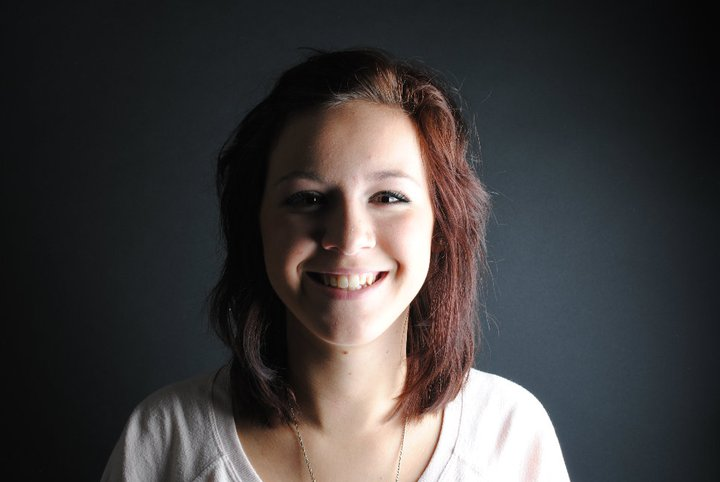
#> input picture Assignment 1 - Content Aware Photo Enhancement/image.jpg, 720 x 482 px
$ python Enhance.py image.jpg   (Python 2 division)
#> lines starting #> are read from the running program, lines starting #| are printed output that depends on the picture; after the words box and inside, x2 and y2 are one past the last pixel; in counts of white or black regions, pixels touching at a corner belong together
import sys
import argparse
import cv2 as cv
import numpy as np

from scipy.signal import argrelextrema

# global variables
gMinThold = 15
gMaxThold = 250


def GetParser():
    Parser = argparse.ArgumentParser()
    Parser.add_argument('path', help='Image path')
    return Parser


def detectSkin(image):
    '''
    From pyimagesearch
    '''
    # skin hsv pixel limits
    lower = np.array([0, 48, 80], dtype="uint8")
    upper = np.array([20, 255, 255], dtype="uint8")

    # convert rgb to hsv - hue, saturation, value
    converted = cv.cvtColor(image, cv.COLOR_BGR2HSV)
    skin_mask = cv.inRange(converted, lower, upper)

    # use elliptical kernel for erosions/dilations
    kernel = cv.getStructuringElement(cv.MORPH_ELLIPSE, (11, 11))
    skin_mask = cv.erode(skin_mask, kernel, iterations=2)
    skin_mask = cv.dilate(skin_mask, kernel, iterations=2)

    # blur and remove noise
    skin_mask = cv.GaussianBlur(skin_mask, (3, 3), 0)
    return skin_mask


def detectFaces(image):
    face_cascade = cv.CascadeClassifier('haarcascade_frontalface_default.xml')
    faces = face_cascade.detectMultiScale(image, 1.3, 5)
    return faces


def Filter(image):
    base = cv.edgePreservingFilter(image, flags=1)
    detail = image - base
    return base, detail


def BiModal(histogram, select_basis='intensity', ptage_Thold=0.05, nbd=5):
    maximae = argrelextrema(histogram, np.greater, order=10)[0]
    minimae = argrelextrema(histogram, np.less, order=10)[0]
    total_px = histogram.sum()
    b, d, m = None, None, None
    if len(maximae) > 1 and len(minimae) > 0:  # bimodal or more
        if select_basis == 'intensity':
            # take darkest maximae
            for maxima in maximae:
                if histogram[maxima - 5: maxima +
                             5].sum() > ptage_Thold * total_px:
                    d = maxima
                    break
            # take lightest maxima
            reversed_maximae = maximae[::-1]
            for maxima in reversed_maximae:
                if histogram[maxima - 5: maxima +
                             5].sum() > ptage_Thold * total_px:
                    b = maxima
                    break
            # sanity check - b != d
            if b == d:
                return None
            # get minima
            minval = gMaxThold
            for minima in minimae:
                if d < minima and histogram[minima] < 0.8 * \
                        histogram[d] and b > minima and histogram[minima] < 0.8 * histogram[b]:
                    if histogram[minima] < minval:
                        m, minval = minima, histogram[minima]

    if b and d and m:
        return ((b - d) * 1.0) / (m - d), m
    else:
        return None


def SidelightCorrect(x, y, w, h, skin_c, Iout, smooth_ksize=30, smooth_sigma=10):
    '''
    Correct Sidelit faces
    '''
    hist = cv.calcHist(
        skin_c, [2], None, [gMaxThold], [
            gMinThold, gMaxThold]).T.ravel()
    hist = np.correlate(
        hist,
        cv.getGaussianKernel(smooth_ksize, smooth_sigma).ravel(),
        'same')
    f, m = BiModal(hist)
    # mask for skin pixels < thold
    mask = (gMinThold < skin_c[:, :, 2]) & (skin_c[:, :, 2] < m)
    return np.uint8(Iout[y:y + h, x:x + h][mask] * f), mask


def faceEnhance(image):
    '''
    Implement side-lit correction and underexposure
    '''
    # get face, skin and base & details
    faces = detectFaces(image)
    skin_mask = detectSkin(image)
    base, detail = Filter(image)
    cv.imshow('tets', base + detail)
    Iout = cv.cvtColor(base, cv.COLOR_BGR2HSV)
    # cv.imshow('base', base); cv.imshow('detail', detail)

    for face in faces:
        # get the actual face
        x, y, w, h = face
        face_area = image[y:y + h, x:x + w]

        # skin part of the face
        skin = cv.bitwise_and(face_area, face_area,
                              mask=skin_mask[y:y + h, x:x + w])
        # cv.imshow('skin', skin)
        skin_c = cv.cvtColor(skin, cv.COLOR_BGR2HSV)

        # side-lit face
        try:
            value, mask = SidelightCorrect(x, y, w, h, skin_c, Iout)
            Iout[y:y + h, x:x + h][mask] = value
        except:
            print 'Not Sidelit'

        cv.imshow('sidelit', cv.cvtColor(Iout, cv.COLOR_HSV2BGR) + detail)
        cv.waitKey(0)


def skinFace(image, skin_mask):
    '''
    Get skin for faces
    '''
    face_cascade = cv.CascadeClassifier('haarcascade_frontalface_default.xml')
    faces = face_cascade.detectMultiScale(image, 1.3, 5)
    for face in faces:
        x, y, w, h = face
        sub_image = image[y:y + h, x:x + w]
        image[y:y + h,
              x:x + w] = cv.bitwise_and(sub_image,
                                        sub_image,
                                        mask=skin_mask[y:y + h,
                                                       x:x + w])
    return image


def Run(**kwargs):
    # read input
    image = cv.imread(kwargs['path'])
#> image is the input picture: shape (482, 720, 3); mean B, G, R 61.6, 61.5, 64.4

    # process image(s)
    enhanced_image = faceEnhance(image)
#> in detectFaces, `faces = face_cascade.detectMultiScale(image, 1.3, 5)`: faces = [[238, 109, 234, 234]]
#> in detectSkin, `converted = cv.cvtColor(image, cv.COLOR_BGR2HSV)`: converted: shape (482, 720, 3); mean H, S, V 73.3, 50.1, 69.9
#> in detectSkin, `skin_mask = cv.inRange(converted, lower, upper)`:
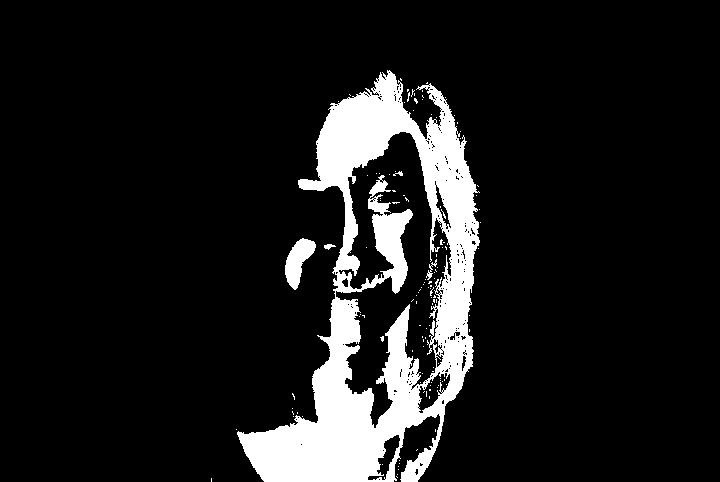
#> skin_mask: shape (482, 720); 11.1% white; 123 white regions (118 under 20 px), largest, box (x1, y1, x2, y2) and area: (237, 70, 480, 482) 37185, (285, 238, 316, 290) 845, (426, 259, 437, 280) 65, (324, 244, 336, 250) 41, (393, 171, 403, 176) 26
#> in detectSkin, `skin_mask = cv.erode(skin_mask, kernel, iterations=2)`:
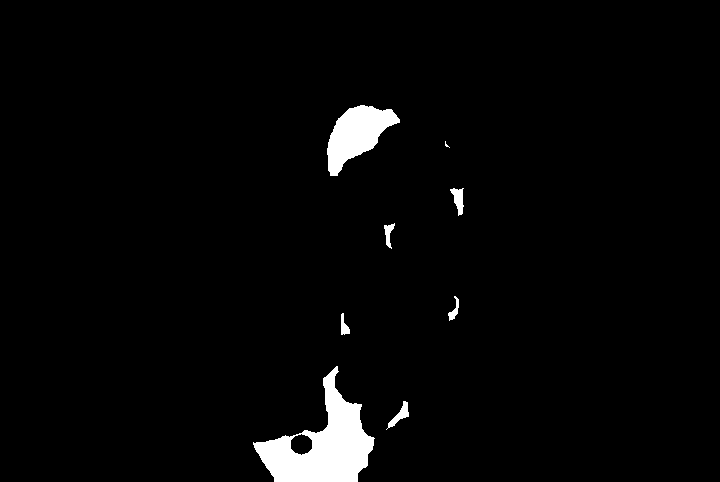
#> skin_mask: shape (482, 720); 2.8% white; 8 white regions (1 under 20 px), largest, box (x1, y1, x2, y2) and area: (253, 366, 375, 482) 6103, (327, 105, 400, 176) 2714, (450, 188, 464, 216) 218
#> in detectSkin, `skin_mask = cv.dilate(skin_mask, kernel, iterations=2)`:
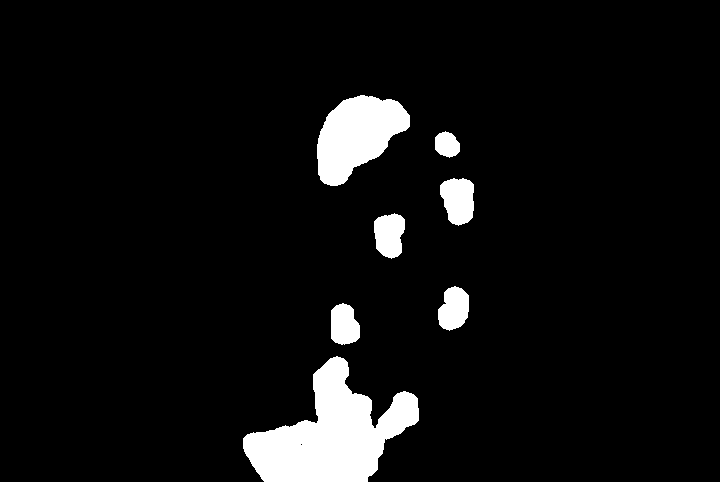
#> skin_mask: shape (482, 720); 6.2% white; 7 white regions, largest, box (x1, y1, x2, y2) and area: (243, 356, 419, 482) 11322, (317, 95, 410, 186) 5344, (440, 178, 474, 226) 1278
#> in Filter, `detail = image - base`:
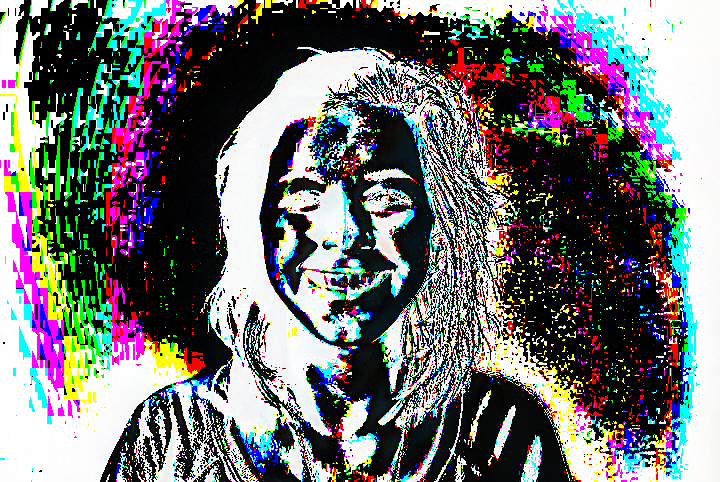
#> detail: shape (482, 720, 3); mean B, G, R 114, 112.9, 112.2
#> in faceEnhance, `Iout = cv.cvtColor(base, cv.COLOR_BGR2HSV)`: Iout: shape (482, 720, 3); mean H, S, V 75.4, 49.7, 70
#> the loop in faceEnhance, `for face in faces:` made 1 pass
#> (x, y, w, h) on pass 1: (238, 109, 234, 234)
#> pass 1, in faceEnhance, `face_area = image[y:y + h, x:x + w]`:
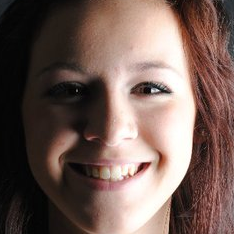
#> face_area: shape (234, 234, 3); mean B, G, R 86.7, 93.9, 115.2
#> pass 1, in faceEnhance, `skin = cv.bitwise_and(face_area, face_area, mask=skin_mask[y:y + h, x:..`:
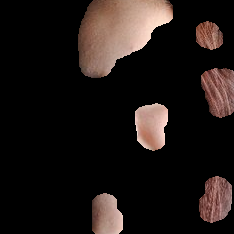
#> skin: shape (234, 234, 3); mean B, G, R 21.3, 23.7, 31.2
#> pass 1, in SidelightCorrect, `mask = (gMinThold < skin_c[:, :, 2]) & (skin_c[:, :, 2] < m)`:
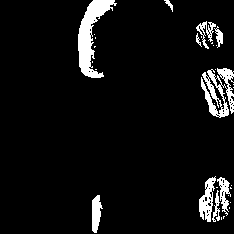
#> mask: shape (234, 234) bool; 6.4% white; 31 white regions (21 under 20 px), largest, box (x1, y1, x2, y2) and area: (78, 0, 117, 78) 1207, (201, 68, 234, 118) 866, (199, 176, 216, 222) 397
#> after the loop in faceEnhance, `for face in faces:`: Iout: shape (482, 720, 3); mean H, S, V 75.4, 50.2, 70.5

    # display results
    # cv.imshow('Original image', image)
    # cv.imshow('Enhanced image', enhanced_image)
    # cv.waitKey(0)


if __name__ == '__main__':
    args = GetParser().parse_args(sys.argv[1:])
    Run(**vars(args))
